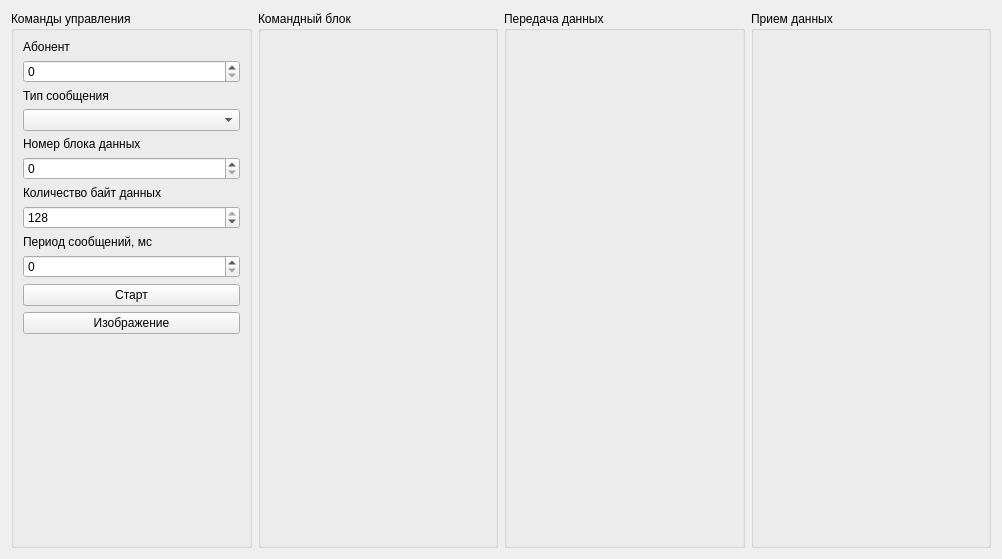
       <widget class="QWidget" name="page_5">
        <property name="geometry">
         <rect>
          <x>0</x>
          <y>0</y>
          <width>1002</width>
          <height>559</height>
         </rect>
        </property>
        <attribute name="label">
         <string> Управление абонентами</string>
        </attribute>
        <layout class="QGridLayout" name="gridLayout_37">
         <item row="0" column="0">
          <widget class="QGroupBox" name="groupBox_17">
           <property name="title">
            <string>Команды управления</string>
           </property>
           <layout class="QGridLayout" name="gridLayout_38">
            <item row="0" column="0">
             <layout class="QVBoxLayout" name="verticalLayout_6">
              <property name="spacing">
               <number>6</number>
              </property>
              <item>
               <widget class="QLabel" name="label_8">
                <property name="text">
                 <string>Абонент</string>
                </property>
               </widget>
              </item>
              <item>
               <widget class="QSpinBox" name="abonentIndex">
                <property name="minimum">
                 <number>0</number>
                </property>
                <property name="maximum">
                 <number>255</number>
                </property>
               </widget>
              </item>
              <item>
               <widget class="QLabel" name="label_12">
                <property name="text">
                 <string>Тип сообщения</string>
                </property>
               </widget>
              </item>
              <item>
               <widget class="QComboBox" name="abonentCmd"/>
              </item>
              <item>
               <widget class="QLabel" name="label_17">
                <property name="text">
                 <string>Номер блока данных</string>
                </property>
               </widget>
              </item>
              <item>
               <widget class="QSpinBox" name="msgBlockNum">
                <property name="minimum">
                 <number>0</number>
                </property>
                <property name="maximum">
                 <number>16</number>
                </property>
                <property name="value">
                 <number>0</number>
                </property>
               </widget>
              </item>
              <item>
               <widget class="QLabel" name="label_18">
                <property name="text">
                 <string>Количество байт данных</string>
                </property>
               </widget>
              </item>
              <item>
               <widget class="QSpinBox" name="msgBlockSize">
                <property name="minimum">
                 <number>0</number>
                </property>
                <property name="maximum">
                 <number>128</number>
                </property>
                <property name="value">
                 <number>128</number>
                </property>
               </widget>
              </item>
              <item>
               <widget class="QLabel" name="label_20">
                <property name="text">
                 <string>Период сообщений, мс</string>
                </property>
               </widget>
              </item>
              <item>
               <widget class="QSpinBox" name="dbgPeriod">
                <property name="maximum">
                 <number>5000</number>
                </property>
                <property name="singleStep">
                 <number>10</number>
                </property>
                <property name="value">
                 <number>0</number>
                </property>
               </widget>
              </item>
              <item>
               <widget class="QPushButton" name="btnSend">
                <property name="text">
                 <string>Старт</string>
                </property>
                <property name="checkable">
                 <bool>true</bool>
                </property>
               </widget>
              </item>
              <item>
               <widget class="QPushButton" name="btnShowView">
                <property name="text">
                 <string>Изображение</string>
                </property>
                <property name="checkable">
                 <bool>false</bool>
                </property>
               </widget>
              </item>
              <item>
               <spacer name="verticalSpacer_11">
                <property name="orientation">
                 <enum>Qt::Vertical</enum>
                </property>
                <property name="sizeHint" stdset="0">
                 <size>
                  <width>20</width>
                  <height>40</height>
                 </size>
                </property>
               </spacer>
              </item>
             </layout>
            </item>
           </layout>
          </widget>
         </item>
         <item row="0" column="1">
          <widget class="QGroupBox" name="groupBox_12">
           <property name="title">
            <string>Командный блок</string>
           </property>
           <layout class="QGridLayout" name="gridLayout_39">
            <item row="0" column="0">
             <layout class="QVBoxLayout" name="headerLayout"/>
            </item>
           </layout>
          </widget>
         </item>
         <item row="0" column="2">
          <widget class="QGroupBox" name="groupBox_13">
           <property name="title">
            <string>Передача данных</string>
           </property>
           <layout class="QGridLayout" name="gridLayout_40">
            <item row="0" column="0">
             <layout class="QVBoxLayout" name="dataOutLayout"/>
            </item>
           </layout>
          </widget>
         </item>
         <item row="0" column="3">
          <widget class="QGroupBox" name="groupBox_14">
           <property name="title">
            <string>Прием данных</string>
           </property>
           <layout class="QGridLayout" name="gridLayout_41">
            <item row="0" column="0">
             <layout class="QVBoxLayout" name="dataInLayout"/>
            </item>
           </layout>
          </widget>
         </item>
        </layout>
       </widget>
